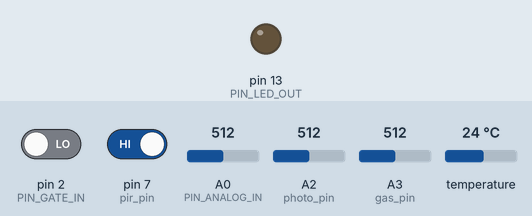
Recording of a sketch running on a simulated Arduino Uno, built with avr-gcc and run on an emulated ATmega328P. Shown: output pins drawn as LEDs (lit = HIGH). The inputs (shaded band) are chosen by the test bench; at power-on: pin 2 (PIN_GATE_IN) LOW, pin 7 (pir_pin) HIGH, A0 (PIN_ANALOG_IN) = 512, A2 (photo_pin) = 512, A3 (gas_pin) = 512, temperature 24 °C. What the sketch prints to the serial monitor is not drawn.

Above: at 1.2 s.
1.3 s: pin 2 (PIN_GATE_IN) driven HIGH
At 2.2 s:
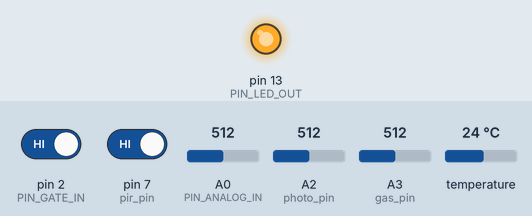
2.8 s: pin 2 (PIN_GATE_IN) driven LOW
At 3.4 s:
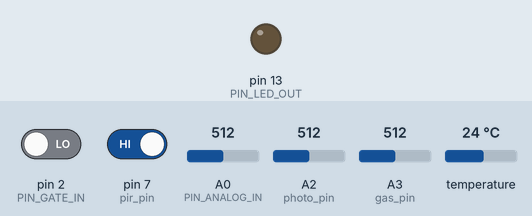
Timing chart, 0 to 5.8 s (numbered marks = the images above; inputs shaded):
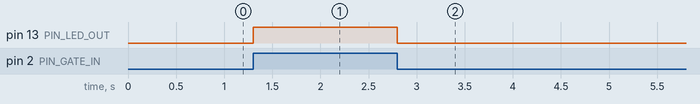

Measured:
- after the input at 1.3 s, pin 13 (PIN_LED_OUT): LOW → HIGH at once
- after the input at 2.8 s, pin 13 (PIN_LED_OUT): HIGH → LOW at once

The sketch:

caja_7_cuarto.ino
```cpp
#include "Adafruit_MCP9808.h"
#include "Wire.h"


#define PIN_GATE_IN 2
#define IRQ_GATE_IN  0
#define PIN_LED_OUT 13
#define PIN_ANALOG_IN A0
#define pir_pin 7
#define photo_pin 2
#define gas_pin 3
Adafruit_MCP9808 tempsensor = Adafruit_MCP9808();
long tiempo_actual;
long tiempo_ultima;
long tiempo_pir;
long tiempo_sonido;
int pirread = 0;
int sound_read = 0;
int sound_envelope = 0;
int bloque_enviar = 1;

void setup()
{
  Serial.begin(9600);
  if (!tempsensor.begin()) {
    Serial.println("Couldn't find MCP9808!");
    while (1);
  }
  //  Configure LED pin as output
  pinMode(PIN_LED_OUT, OUTPUT);
  pinMode(pir_pin, INPUT);
  // configure input to interrupt
  pinMode(PIN_GATE_IN, INPUT);
  attachInterrupt(IRQ_GATE_IN, soundISR, CHANGE);

  tiempo_ultima = millis();
  tiempo_actual = millis();
  tiempo_pir = millis();
  tiempo_sonido = millis();
  //tiempo_sonido = millis();

}

void loop() {
  tiempo_actual = millis();
  pirread = digitalRead(pir_pin);
  sound_read = digitalRead(PIN_GATE_IN);
  sound_envelope = analogRead(PIN_ANALOG_IN);
  if(pirread == 0){
        if(tiempo_actual >= tiempo_pir + 1500){
          tiempo_pir = millis();
          tiempo_ultima = millis();
          registro_enviar();
      }
  }

   if(sound_envelope > 20){
    if(tiempo_actual >= tiempo_sonido + 7000){
          tiempo_sonido = millis();
          tiempo_ultima = millis();
          registro_enviar();
      }
  }


  if(tiempo_actual >= tiempo_ultima + 20000){
    registro_enviar();
    tiempo_ultima = millis();
  }
}

void registro_enviar(){
  int photoread = analogRead(photo_pin);
  float ctemp = tempsensor.readTempC();
  int gas_read = analogRead(gas_pin);

  Serial.print("pir,binary,1,");
  Serial.println(1-pirread);
  Serial.print("det_snd,binary,1,");
  Serial.println(sound_read);
  Serial.print("lev_snd,binary,1,");
  Serial.println(sound_envelope);
  Serial.print("photo,analog,1,");
  Serial.println(photoread);

  delay(1000);
  //if(bloque_enviar==1){

  //} else {
    Serial.print("temperature,C,1,");
    Serial.println(ctemp);
    Serial.print("gaslpg,analog,1,");
    Serial.println(gas_read);
  //}
  //bloque_enviar == 1 - bloque_enviar;

}

  //value = analogRead(PIN_ANALOG_IN);


  //Serial.print("Status: ");
  //if(value <= 10)
  //{
//  else if( (value > 10) && ( value <= 30) )


void soundISR()
{
  int pin_val;
  pin_val = digitalRead(PIN_GATE_IN);
  digitalWrite(PIN_LED_OUT, pin_val);
}
```
